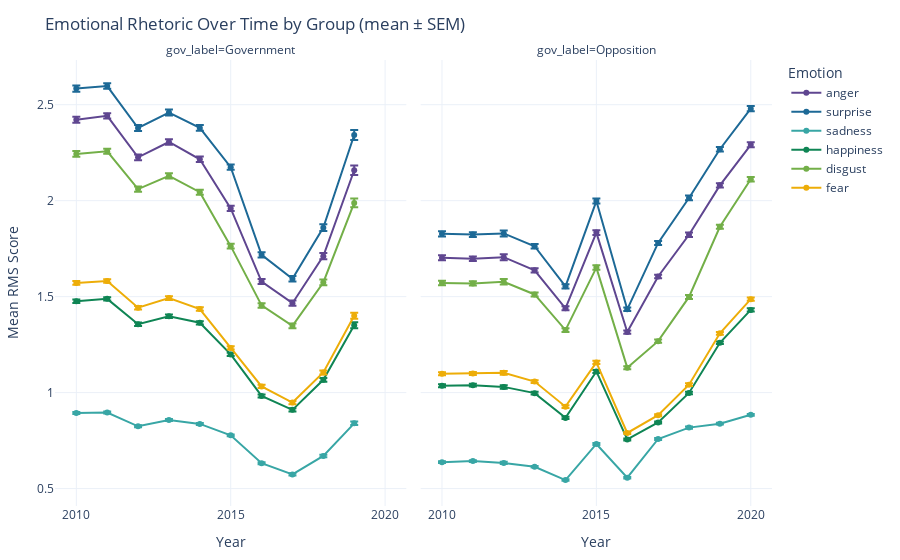

The cell this chart's notebook holds for it:
### Code cell
fig = px.line(
    agg.sort_values("year"),
    x="year",
    y="mean_score",
    color="emotion",
    line_group="emotion",
    facet_col="gov_label",
    facet_col_wrap=2,
    markers=True,
    error_y="sem",
    color_discrete_sequence=px.colors.qualitative.Prism,
    labels={
        "year": "Year",
        "mean_score": "Mean RMS Score",
        "emotion": "Emotion"
    },
    title="Emotional Rhetoric Over Time by Group (mean ± SEM)"
)

fig.update_layout(
    template="plotly_white",
    legend_title_text="Emotion",
    margin=dict(l=40, r=20, t=60, b=40),
)

# Make x-axes show integer ticks and share Y across facets
for ax in fig.layout:
    if isinstance(fig.layout[ax], dict) and ax.startswith("xaxis"):
        fig.layout[ax].tickmode = "linear"

fig.update_yaxes(matches="y")  # same y-scale across facets
fig.show()

### Figure 1 — Plotly figure (JSON) as saved in the notebook; plotly's stock layout.template omitted (floating-point values rounded to 4 significant figures)
{"data": [{"error_y": {"array": [0.01578, 0.01374, 0.015, 0.01491, 0.01418, 0.01329, 0.01291, 0.01358, 0.01621, 0.02509]}, "hovertemplate": "Emotion=anger<br>gov_label=Government<br>Year=%{x}<br>Mean RMS Score=%{y}<extra></extra>", "legendgroup": "anger", "line": {"color": "rgb(95, 70, 144)", "dash": "solid"}, "marker": {"symbol": "circle"}, "mode": "lines+markers", "name": "anger", "orientation": "v", "showlegend": true, "type": "scatter", "x": [2010, 2011, 2012, 2013, 2014, 2015, 2016, 2017, 2018, 2019], "xaxis": "x", "y": [2.422, 2.442, 2.226, 2.306, 2.215, 1.96, 1.579, 1.466, 1.711, 2.158], "yaxis": "y"}, {"error_y": {"array": [0.01266, 0.01193, 0.01531, 0.01121, 0.01063, 0.01268, 0.008686, 0.009625, 0.01146, 0.01124, 0.01296]}, "hovertemplate": "Emotion=anger<br>gov_label=Opposition<br>Year=%{x}<br>Mean RMS Score=%{y}<extra></extra>", "legendgroup": "anger", "line": {"color": "rgb(95, 70, 144)", "dash": "solid"}, "marker": {"symbol": "circle"}, "mode": "lines+markers", "name": "anger", "orientation": "v", "showlegend": false, "type": "scatter", "x": [2010, 2011, 2012, 2013, 2014, 2015, 2016, 2017, 2018, 2019, 2020], "xaxis": "x2", "y": [1.703, 1.698, 1.706, 1.637, 1.439, 1.834, 1.315, 1.605, 1.822, 2.08, 2.291], "yaxis": "y2"}, {"error_y": {"array": [0.01625, 0.01412, 0.01548, 0.01539, 0.01462, 0.01392, 0.01371, 0.01438, 0.0171, 0.02612]}, "hovertemplate": "Emotion=surprise<br>gov_label=Government<br>Year=%{x}<br>Mean RMS Score=%{y}<extra></extra>", "legendgroup": "surprise", "line": {"color": "rgb(29, 105, 150)", "dash": "solid"}, "marker": {"symbol": "circle"}, "mode": "lines+markers", "name": "surprise", "orientation": "v", "showlegend": true, "type": "scatter", "x": [2010, 2011, 2012, 2013, 2014, 2015, 2016, 2017, 2018, 2019], "xaxis": "x", "y": [2.584, 2.597, 2.379, 2.459, 2.379, 2.175, 1.718, 1.593, 1.86, 2.342], "yaxis": "y"}, {"error_y": {"array": [0.01326, 0.0125, 0.01599, 0.01176, 0.01118, 0.01331, 0.009269, 0.01044, 0.01228, 0.01181, 0.01349]}, "hovertemplate": "Emotion=surprise<br>gov_label=Opposition<br>Year=%{x}<br>Mean RMS Score=%{y}<extra></extra>", "legendgroup": "surprise", "line": {"color": "rgb(29, 105, 150)", "dash": "solid"}, "marker": {"symbol": "circle"}, "mode": "lines+markers", "name": "surprise", "orientation": "v", "showlegend": false, "type": "scatter", "x": [2010, 2011, 2012, 2013, 2014, 2015, 2016, 2017, 2018, 2019, 2020], "xaxis": "x2", "y": [1.827, 1.824, 1.829, 1.763, 1.554, 1.998, 1.434, 1.78, 2.014, 2.268, 2.479], "yaxis": "y2"}, {"error_y": {"array": [0.005616, 0.004858, 0.005383, 0.005316, 0.005105, 0.00509, 0.00535, 0.005323, 0.006279, 0.00936]}, "hovertemplate": "Emotion=sadness<br>gov_label=Government<br>Year=%{x}<br>Mean RMS Score=%{y}<extra></extra>", "legendgroup": "sadness", "line": {"color": "rgb(56, 166, 165)", "dash": "solid"}, "marker": {"symbol": "circle"}, "mode": "lines+markers", "name": "sadness", "orientation": "v", "showlegend": true, "type": "scatter", "x": [2010, 2011, 2012, 2013, 2014, 2015, 2016, 2017, 2018, 2019], "xaxis": "x", "y": [0.8937, 0.8965, 0.8246, 0.8578, 0.8369, 0.7773, 0.6321, 0.574, 0.67, 0.84], "yaxis": "y"}, {"error_y": {"array": [0.004633, 0.004415, 0.005532, 0.004063, 0.003903, 0.004984, 0.003722, 0.004707, 0.005316, 0.004545, 0.004929]}, "hovertemplate": "Emotion=sadness<br>gov_label=Opposition<br>Year=%{x}<br>Mean RMS Score=%{y}<extra></extra>", "legendgroup": "sadness", "line": {"color": "rgb(56, 166, 165)", "dash": "solid"}, "marker": {"symbol": "circle"}, "mode": "lines+markers", "name": "sadness", "orientation": "v", "showlegend": false, "type": "scatter", "x": [2010, 2011, 2012, 2013, 2014, 2015, 2016, 2017, 2018, 2019, 2020], "xaxis": "x2", "y": [0.6377, 0.6432, 0.6337, 0.6133, 0.5444, 0.7325, 0.5565, 0.7585, 0.8176, 0.8381, 0.8843], "yaxis": "y2"}, {"error_y": {"array": [0.009469, 0.008279, 0.008951, 0.008864, 0.008518, 0.008157, 0.007936, 0.008361, 0.01005, 0.01546]}, "hovertemplate": "Emotion=happiness<br>gov_label=Government<br>Year=%{x}<br>Mean RMS Score=%{y}<extra></extra>", "legendgroup": "happiness", "line": {"color": "rgb(15, 133, 84)", "dash": "solid"}, "marker": {"symbol": "circle"}, "mode": "lines+markers", "name": "happiness", "orientation": "v", "showlegend": true, "type": "scatter", "x": [2010, 2011, 2012, 2013, 2014, 2015, 2016, 2017, 2018, 2019], "xaxis": "x", "y": [1.476, 1.488, 1.356, 1.398, 1.364, 1.199, 0.9827, 0.9101, 1.067, 1.351], "yaxis": "y"}, {"error_y": {"array": [0.007617, 0.007228, 0.009089, 0.006733, 0.00632, 0.007699, 0.005109, 0.005405, 0.006625, 0.006846, 0.00798]}, "hovertemplate": "Emotion=happiness<br>gov_label=Opposition<br>Year=%{x}<br>Mean RMS Score=%{y}<extra></extra>", "legendgroup": "happiness", "line": {"color": "rgb(15, 133, 84)", "dash": "solid"}, "marker": {"symbol": "circle"}, "mode": "lines+markers", "name": "happiness", "orientation": "v", "showlegend": false, "type": "scatter", "x": [2010, 2011, 2012, 2013, 2014, 2015, 2016, 2017, 2018, 2019, 2020], "xaxis": "x2", "y": [1.035, 1.039, 1.03, 0.9973, 0.8683, 1.11, 0.7559, 0.8447, 0.9983, 1.26, 1.431], "yaxis": "y2"}, {"error_y": {"array": [0.01461, 0.01273, 0.01387, 0.0138, 0.01311, 0.01226, 0.01192, 0.01254, 0.01498, 0.02322]}, "hovertemplate": "Emotion=disgust<br>gov_label=Government<br>Year=%{x}<br>Mean RMS Score=%{y}<extra></extra>", "legendgroup": "disgust", "line": {"color": "rgb(115, 175, 72)", "dash": "solid"}, "marker": {"symbol": "circle"}, "mode": "lines+markers", "name": "disgust", "orientation": "v", "showlegend": true, "type": "scatter", "x": [2010, 2011, 2012, 2013, 2014, 2015, 2016, 2017, 2018, 2019], "xaxis": "x", "y": [2.244, 2.257, 2.061, 2.129, 2.044, 1.763, 1.454, 1.348, 1.574, 1.988], "yaxis": "y"}, {"error_y": {"array": [0.01171, 0.01103, 0.01415, 0.01037, 0.009818, 0.01164, 0.007732, 0.008214, 0.01011, 0.01035, 0.012]}, "hovertemplate": "Emotion=disgust<br>gov_label=Opposition<br>Year=%{x}<br>Mean RMS Score=%{y}<extra></extra>", "legendgroup": "disgust", "line": {"color": "rgb(115, 175, 72)", "dash": "solid"}, "marker": {"symbol": "circle"}, "mode": "lines+markers", "name": "disgust", "orientation": "v", "showlegend": false, "type": "scatter", "x": [2010, 2011, 2012, 2013, 2014, 2015, 2016, 2017, 2018, 2019, 2020], "xaxis": "x2", "y": [1.571, 1.569, 1.577, 1.511, 1.326, 1.651, 1.13, 1.268, 1.498, 1.864, 2.112], "yaxis": "y2"}, {"error_y": {"array": [0.009993, 0.008697, 0.00948, 0.009414, 0.00894, 0.008425, 0.008322, 0.008692, 0.01036, 0.01592]}, "hovertemplate": "Emotion=fear<br>gov_label=Government<br>Year=%{x}<br>Mean RMS Score=%{y}<extra></extra>", "legendgroup": "fear", "line": {"color": "rgb(237, 173, 8)", "dash": "solid"}, "marker": {"symbol": "circle"}, "mode": "lines+markers", "name": "fear", "orientation": "v", "showlegend": true, "type": "scatter", "x": [2010, 2011, 2012, 2013, 2014, 2015, 2016, 2017, 2018, 2019], "xaxis": "x", "y": [1.572, 1.581, 1.442, 1.492, 1.435, 1.233, 1.032, 0.9482, 1.105, 1.4], "yaxis": "y"}, {"error_y": {"array": [0.00805, 0.007606, 0.009727, 0.007123, 0.006745, 0.008015, 0.005342, 0.00568, 0.006958, 0.007129, 0.008247]}, "hovertemplate": "Emotion=fear<br>gov_label=Opposition<br>Year=%{x}<br>Mean RMS Score=%{y}<extra></extra>", "legendgroup": "fear", "line": {"color": "rgb(237, 173, 8)", "dash": "solid"}, "marker": {"symbol": "circle"}, "mode": "lines+markers", "name": "fear", "orientation": "v", "showlegend": false, "type": "scatter", "x": [2010, 2011, 2012, 2013, 2014, 2015, 2016, 2017, 2018, 2019, 2020], "xaxis": "x2", "y": [1.099, 1.099, 1.103, 1.057, 0.9268, 1.157, 0.7898, 0.8822, 1.041, 1.309, 1.487], "yaxis": "y2"}], "layout": {"annotations": [{"font": {}, "showarrow": false, "text": "gov_label=Government", "x": 0.245, "xanchor": "center", "xref": "paper", "y": 1, "yanchor": "bottom", "yref": "paper"}, {"font": {}, "showarrow": false, "text": "gov_label=Opposition", "x": 0.755, "xanchor": "center", "xref": "paper", "y": 1, "yanchor": "bottom", "yref": "paper"}], "autosize": true, "legend": {"title": {"text": "Emotion"}, "tracegroupgap": 0}, "margin": {"b": 40, "l": 40, "r": 20, "t": 60}, "title": {"text": "Emotional Rhetoric Over Time by Group (mean ± SEM)"}, "xaxis": {"anchor": "y", "autorange": true, "domain": [0, 0.49], "range": [2009.0, 2021.0], "title": {"text": "Year"}, "type": "linear"}, "xaxis2": {"anchor": "y2", "autorange": true, "domain": [0.51, 1], "matches": "x", "range": [2009.0, 2021.0], "title": {"text": "Year"}, "type": "linear"}, "yaxis": {"anchor": "x", "autorange": true, "domain": [0, 1], "matches": "y", "range": [0.3905, 2.751], "title": {"text": "Mean RMS Score"}, "type": "linear"}, "yaxis2": {"anchor": "x2", "autorange": true, "domain": [0, 1], "matches": "y", "range": [0.3905, 2.751], "showticklabels": false, "type": "linear"}}}
